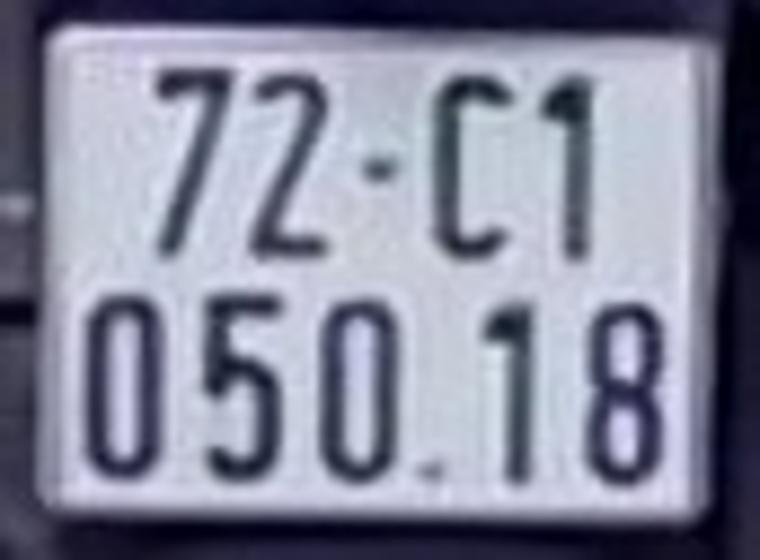
#> input picture images/3xemay1128.jpg, 760 x 560 px
$ python -i watershed_app.py   (imports and definitions only)
#> lines starting #> are read from the running program, lines starting #| are printed output that depends on the picture; after the words box and inside, x2 and y2 are one past the last pixel; in counts of white or black regions, pixels touching at a corner belong together
#> further down, picture is the input picture: shape (560, 760, 3); mean B, G, R 154.1, 134.4, 132
import cv2
import numpy as np
import streamlit as st
import matplotlib.pyplot as plt
import requests
from io import BytesIO  # Import BytesIO

def apply_watershed(img_bgr):
    # Làm mờ và chuyển đổi sang ảnh xám
    blurred = cv2.medianBlur(img_bgr, ksize=3)
    gray = cv2.cvtColor(blurred, cv2.COLOR_BGR2GRAY)

    # Binarization
    _, image_thres = cv2.threshold(
        gray, 0, 255, cv2.THRESH_BINARY + cv2.THRESH_OTSU)
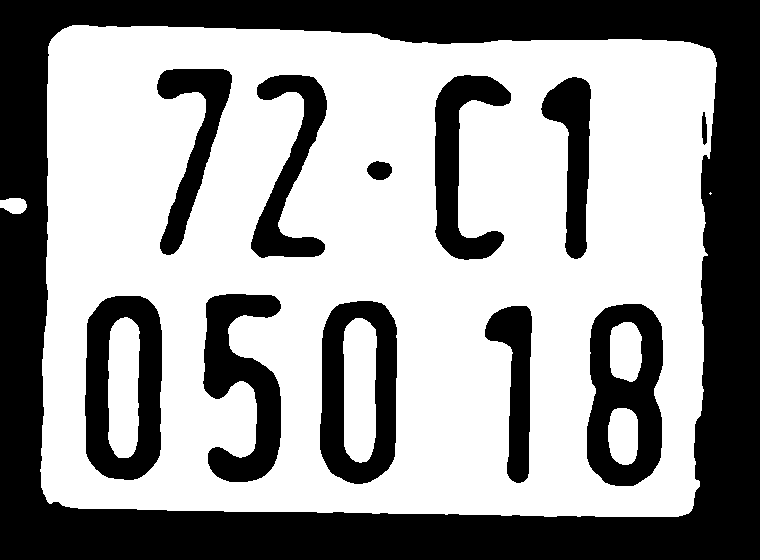
#> image_thres: shape (560, 760); 60% white; 12 black regions, largest, box (x1, y1, x2, y2) and area: (0, 0, 760, 560) 110518, (587, 304, 663, 486) 8866, (85, 296, 162, 480) 8847

    # Tạo mask cho Watershed
    kernel = np.ones((3, 3), np.uint8)
    opening = cv2.morphologyEx(
        image_thres, cv2.MORPH_OPEN, kernel=kernel, iterations=2)
#> opening: shape (560, 760); 60% white; 11 black regions, largest, box (x1, y1, x2, y2) and area: (0, 0, 760, 560) 110729, (587, 304, 663, 486) 8872, (85, 296, 162, 480) 8854

    # Distance Transform
    dist_transform = cv2.distanceTransform(opening, cv2.DIST_L2, 5)

    # Show Sure Foreground
    _, sure_foreground = cv2.threshold(
        src=dist_transform, thresh=0.07*np.max(dist_transform), maxval=255, type=0)
#> sure_foreground: shape (560, 760) float32; 52.1% white; 11 black regions, largest, box (x1, y1, x2, y2) and area: (0, 0, 760, 560) 120443, (81, 292, 166, 484) 12090, (583, 300, 667, 490) 12058

    # Show Sure BackGround
    sure_background = cv2.dilate(
        src=opening, kernel=kernel, iterations=2)
#> sure_background: shape (560, 760); 64.2% white; 12 black regions (1 under 20 px), largest, box (x1, y1, x2, y2) and area: (0, 0, 760, 560) 105582, (87, 298, 160, 478) 7098, (589, 306, 661, 484) 7052

    # change its format to int
    sure_foreground = np.uint8(sure_foreground)

    # Show Unknow
    unknown = cv2.subtract(sure_background, sure_foreground)
#> unknown: shape (560, 760); 12.1% white; 16 white regions

    # Gắn nhãn markers
    ret, marker = cv2.connectedComponents(sure_foreground)
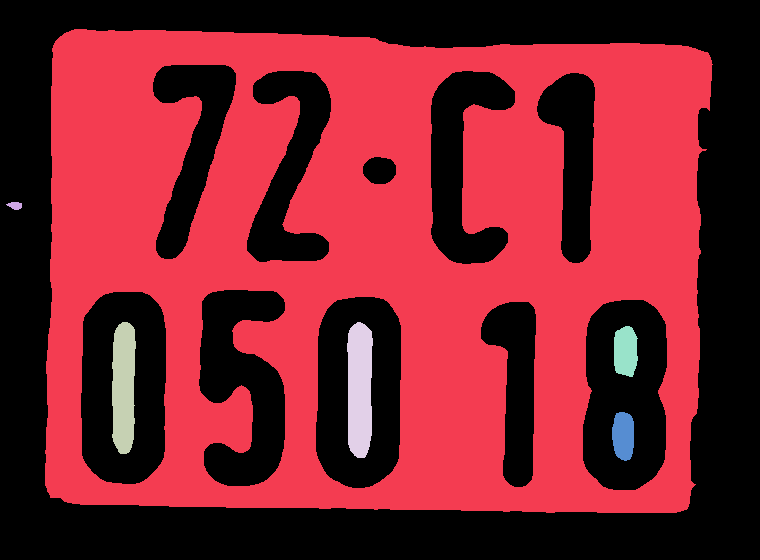
#> marker: shape (560, 760) int32; 7 distinct labels, from 0 to 6; one colour per label, 0 black
#> ret = 7
    marker = marker + 1
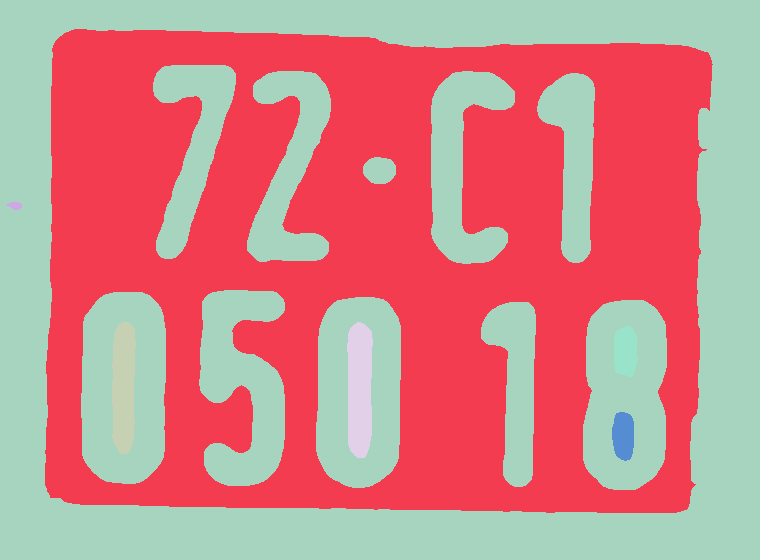
#> marker: shape (560, 760) int32; 7 distinct labels, from 1 to 7; one colour per label, 0 black
    marker[unknown == 255] = 0
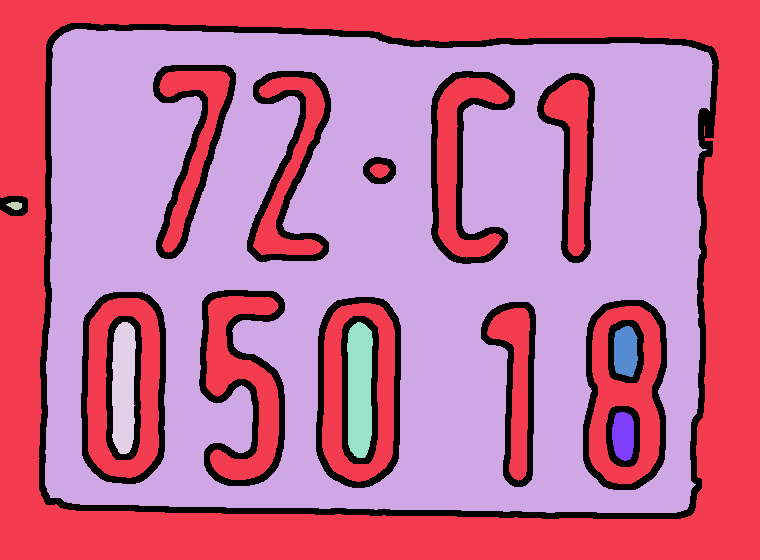
#> marker: shape (560, 760) int32; 8 distinct labels, from 0 to 7; one colour per label, 0 black

    # Áp dụng Watershed transform
    marker = cv2.watershed(image=img_bgr, markers=marker)
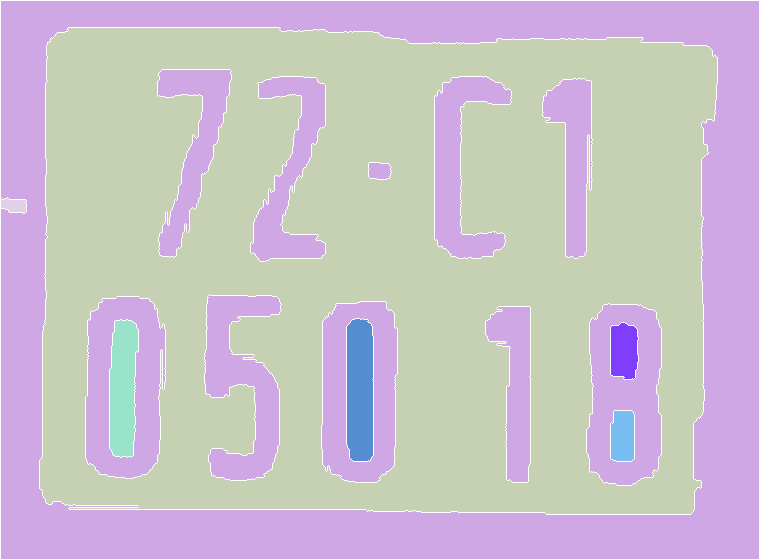
#> marker: shape (560, 760) int32; 8 distinct labels, from -1 to 7; one colour per label, 0 black, -1 white

    # Hiển thị Watershed kết quả
    watershed_image = img_bgr.copy()
    watershed_image[marker == -1] = [0, 0, 255]  # Đánh dấu biên giới
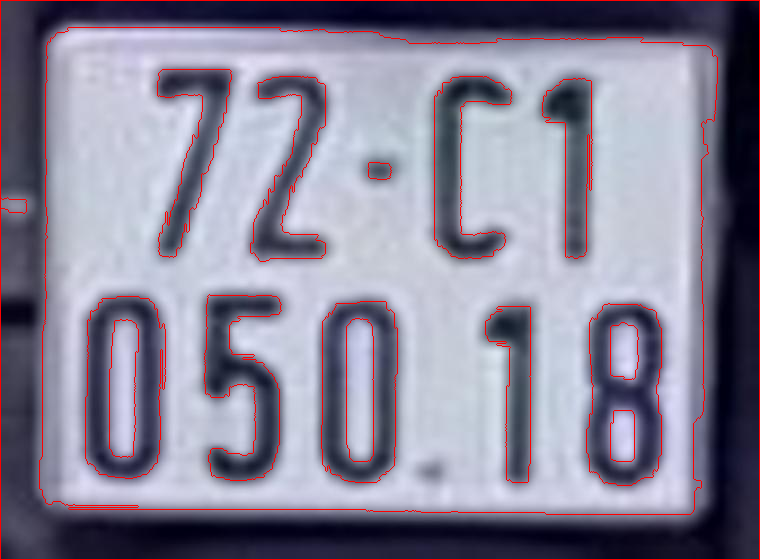
#> watershed_image: shape (560, 760, 3); 2.6% of pixels changed, all inside (x1, y1, x2, y2) = (0, 0, 760, 560)

    # Segmented Objects
    contour, hierarchy = cv2.findContours(
        image=marker.copy(), mode=cv2.RETR_CCOMP, method=cv2.CHAIN_APPROX_SIMPLE)
#> contour = 32 contours; largest, box (x1, y1, x2, y2) and area: (1, 1, 759, 559) 421279, (38, 26, 719, 516) 316009, (40, 28, 717, 514) 311157, (84, 295, 167, 480) 13318, (320, 300, 399, 484) 13058

    image_vis = img_bgr.copy()

    for contours in contour:
        x, y, w, h = cv2.boundingRect(contours)
        if h > 47 and w > 40 and h < 193 and w < 165:
            cv2.rectangle(image_vis, (x, y),
                          (x + w, y + h), (0, 255, 0), 1)
#> this loop made 32 passes
#> (x, y, w, h) on passes 1 to 12: (611, 411, 23, 50), (609, 409, 27, 54), (611, 323, 27, 56), (609, 321, 31, 60), (110, 320, 28, 137), (347, 319, 26, 142), (108, 318, 32, 141), (345, 317, 30, 146), (486, 307, 44, 175), (484, 305, 48, 179), (587, 304, 74, 181), (585, 302, 78, 185)
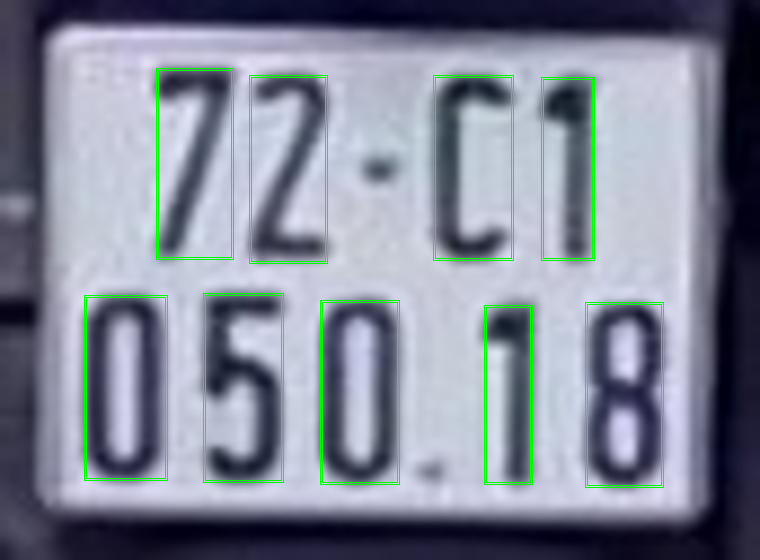
#> image_vis: shape (560, 760, 3); 2.15% of pixels changed, all inside (x1, y1, x2, y2) = (84, 68, 664, 488)

    # Trả về ảnh kết quả
    return img_bgr, blurred, image_thres, opening, dist_transform, sure_foreground, sure_background, unknown, marker, watershed_image, image_vis

>>> import cv2
>>> picture = cv2.imread('images/3xemay1128.jpg')
>>> result = apply_watershed(picture)
#> result = 11 items

$ run again, on images/3xemay1264.jpg
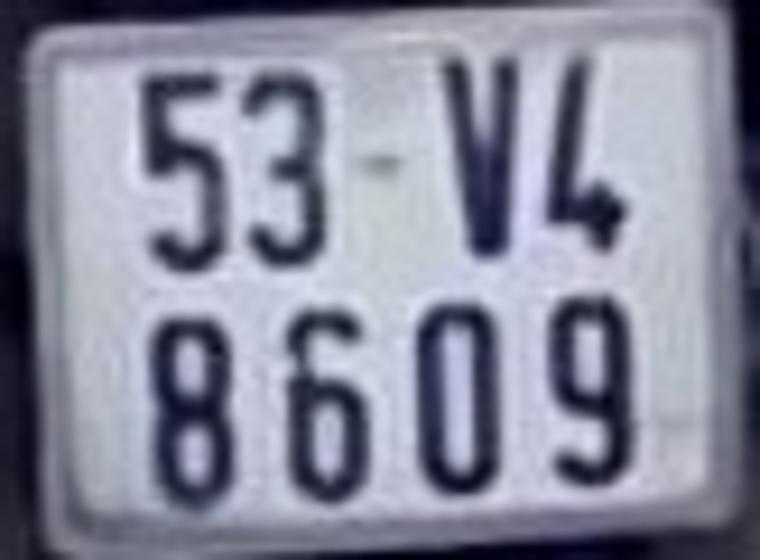
#> input picture images/3xemay1264.jpg, 760 x 560 px
#> picture is the input picture: shape (560, 760, 3); mean B, G, R 154.9, 136.9, 134.7
#> image_thres: shape (560, 760); 63.9% white; 11 black regions, largest, box (x1, y1, x2, y2) and area: (0, 0, 760, 560) 78542, (149, 318, 235, 519) 12023, (416, 304, 500, 497) 10762
#> opening: shape (560, 760); 63.8% white; 11 black regions, largest, box (x1, y1, x2, y2) and area: (0, 0, 760, 560) 78915, (149, 318, 235, 519) 12027, (416, 304, 500, 497) 10765
#> sure_background: shape (560, 760); 68.4% white; 10 black regions (1 under 20 px), largest, box (x1, y1, x2, y2) and area: (0, 0, 760, 560) 72626, (152, 320, 233, 516) 10195, (418, 306, 498, 494) 8959
#> unknown: shape (560, 760); 14.2% white; 16 white regions
#> ret = 15
#> in apply_watershed, `marker = cv2.watershed(image=img_bgr, markers=marker)`:
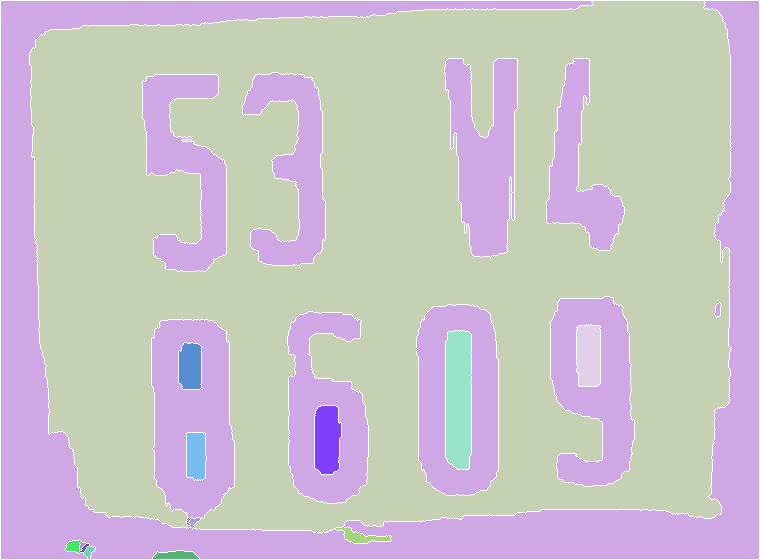
#> marker: shape (560, 760) int32; 16 distinct labels, from -1 to 15; one colour per label, 0 black, -1 white
#> watershed_image: shape (560, 760, 3); 2.57% of pixels changed, all inside (x1, y1, x2, y2) = (0, 0, 760, 560)
#> contour = 37 contours, 3 with area under 20; largest, box (x1, y1, x2, y2) and area: (30, 1, 731, 533) 326433, (1, 1, 759, 559) 74604, (415, 303, 500, 497) 14674, (417, 305, 498, 495) 13724, (152, 320, 234, 518) 13710
#> the loop in apply_watershed, `for contours in contour:` made 37 passes
#> (x, y, w, h) on passes 1 to 8: (153, 551, 46, 8), (84, 546, 11, 13), (80, 544, 9, 8), (80, 542, 6, 8), (66, 540, 15, 13), (336, 527, 55, 16), (188, 518, 12, 10), (187, 518, 3, 7)
#> after the loop in apply_watershed, `for contours in contour:`:
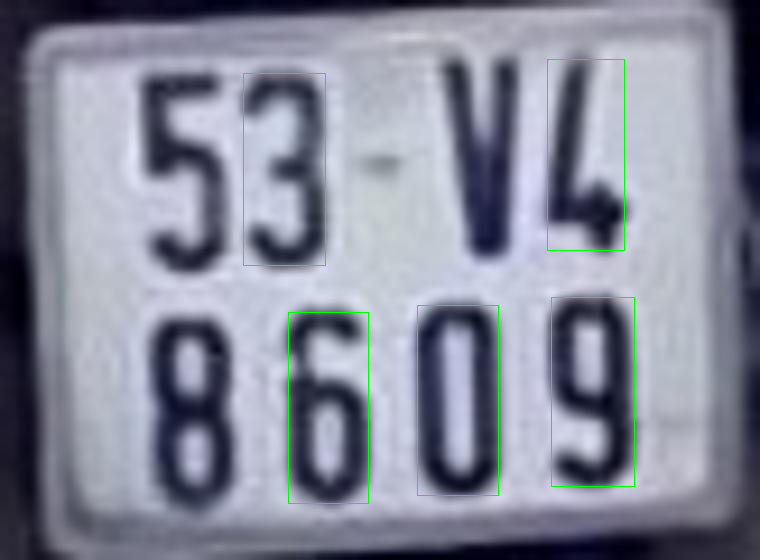
#> image_vis: shape (560, 760, 3); 0.64% of pixels changed, all inside (x1, y1, x2, y2) = (243, 59, 635, 504)
#> result = 11 items

$ run again, on images/3xemay918.jpg
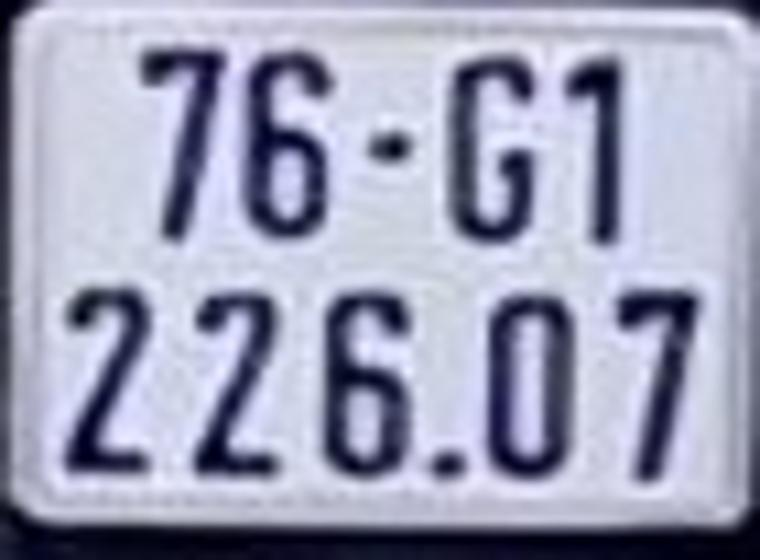
#> input picture images/3xemay918.jpg, 760 x 560 px
#> picture is the input picture: shape (560, 760, 3); mean B, G, R 183.8, 160.3, 158.1
#> image_thres: shape (560, 760); 73.3% white; 15 black regions (2 under 20 px), largest, box (x1, y1, x2, y2) and area: (0, 0, 760, 560) 36574, (486, 295, 574, 480) 10547, (323, 291, 410, 479) 10202
#> opening: shape (560, 760); 73.3% white; 15 black regions (2 under 20 px), largest, box (x1, y1, x2, y2) and area: (0, 0, 760, 560) 36577, (486, 295, 574, 480) 10547, (323, 291, 410, 479) 10202
#> sure_background: shape (560, 760); 77.5% white; 13 black regions, largest, box (x1, y1, x2, y2) and area: (0, 0, 760, 560) 33466, (489, 297, 572, 478) 8761, (325, 294, 408, 477) 8364
#> unknown: shape (560, 760); 21.4% white; 17 white regions
#> in apply_watershed, `ret, marker = cv2.connectedComponents(sure_foreground)`:
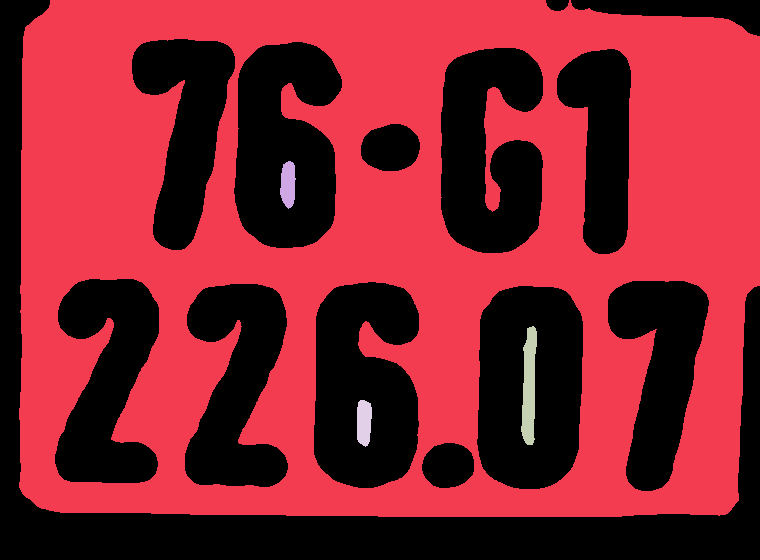
#> marker: shape (560, 760) int32; 5 distinct labels, from 0 to 4; one colour per label, 0 black
#> ret = 5
#> watershed_image: shape (560, 760, 3); 2.52% of pixels changed, all inside (x1, y1, x2, y2) = (0, 0, 760, 560)
#> contour = 31 contours; largest, box (x1, y1, x2, y2) and area: (11, 1, 759, 526) 385358, (1, 1, 759, 559) 31860, (486, 295, 575, 481) 14526, (488, 297, 573, 479) 13566, (323, 291, 410, 480) 12541
#> the loop in apply_watershed, `for contours in contour:` made 31 passes
#> (x, y, w, h) on passes 1 to 8: (433, 453, 31, 27), (431, 451, 35, 31), (351, 394, 27, 59), (349, 392, 31, 63), (518, 318, 25, 135), (516, 316, 29, 139), (488, 297, 85, 182), (486, 295, 89, 186)
#> after the loop in apply_watershed, `for contours in contour:`:
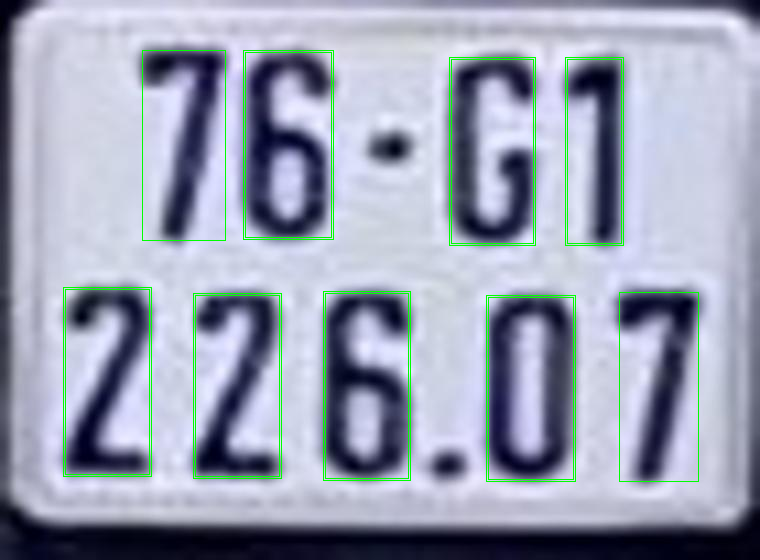
#> image_vis: shape (560, 760, 3); 2.01% of pixels changed, all inside (x1, y1, x2, y2) = (63, 50, 699, 482)
#> result = 11 items

$ run again, on images/3xemay925.jpg
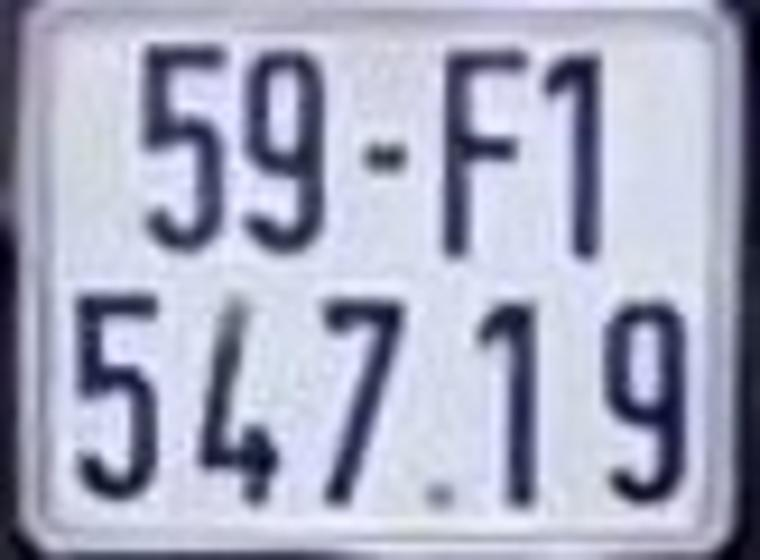
#> input picture images/3xemay925.jpg, 760 x 560 px
#> picture is the input picture: shape (560, 760, 3); mean B, G, R 192.6, 170.6, 167.9
#> image_thres: shape (560, 760); 75.2% white; 16 black regions, largest, box (x1, y1, x2, y2) and area: (0, 0, 359, 560) 16085, (624, 0, 760, 560) 15561, (604, 302, 686, 506) 10638
#> opening: shape (560, 760); 75.2% white; 16 black regions, largest, box (x1, y1, x2, y2) and area: (0, 0, 359, 560) 16089, (624, 0, 760, 560) 15572, (604, 302, 686, 506) 10647
#> sure_background: shape (560, 760); 79.3% white; 18 black regions (4 under 20 px), largest, box (x1, y1, x2, y2) and area: (0, 0, 355, 560) 14222, (630, 0, 760, 560) 14159, (606, 304, 684, 504) 8827
#> unknown: shape (560, 760); 15.2% white; 18 white regions
#> ret = 4
#> in apply_watershed, `watershed_image[marker == -1] = [0, 0, 255]`:
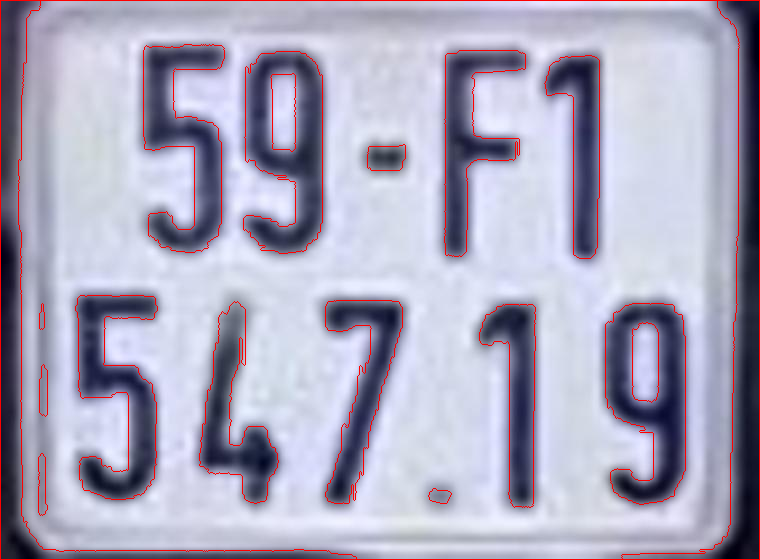
#> watershed_image: shape (560, 760, 3); 2.48% of pixels changed, all inside (x1, y1, x2, y2) = (0, 0, 760, 560)
#> contour = 35 contours; largest, box (x1, y1, x2, y2) and area: (19, 1, 739, 559) 391660, (1, 1, 356, 559) 13497, (622, 1, 759, 559) 13408, (604, 302, 687, 506) 12971, (242, 50, 324, 255) 12784
#> the loop in apply_watershed, `for contours in contour:` made 35 passes
#> (x, y, w, h) on passes 1 to 8: (429, 489, 22, 14), (427, 487, 26, 18), (39, 454, 8, 61), (37, 452, 12, 65), (40, 365, 7, 51), (38, 363, 11, 55), (633, 323, 25, 79), (631, 321, 29, 83)
#> result = 11 items
